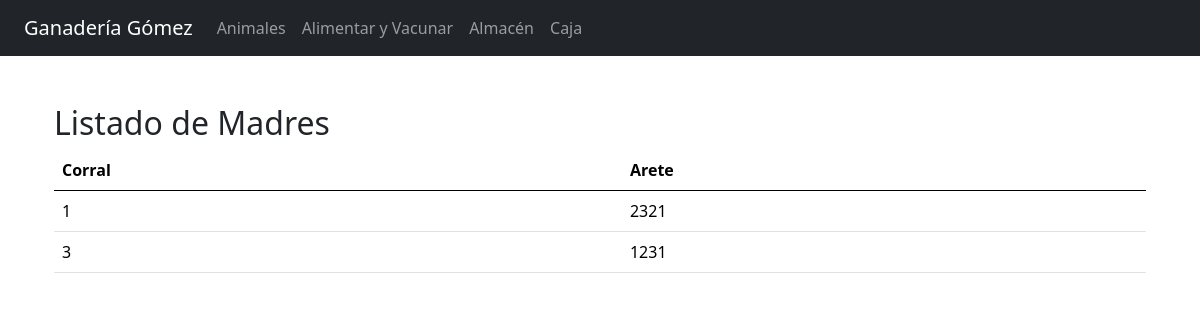
The page /www/puerinfo.php on the database its author committed.
### tables this page shows
CREATE TABLE `Animales` (
  `arete` int NOT NULL,
  `Id_corral` int DEFAULT NULL
);

### www/puerinfo.php (the view, shortened to what this page needs)
<?php
include("includes/header.php");
?>
<!DOCTYPE html>
<html lang="en">
<head>
    <link href="https://cdn.jsdelivr.net/npm/bootstrap@5.0.2/dist/css/bootstrap.min.css" rel="stylesheet">
</head>
<body>
<div class="container mt-5">
    <h2>Listado de Madres</h2>
    <?php
    $servername = "database";
    $username = "root";
    $password = "root";
    $dbname = "Granja";
    $conn = new mysqli($servername, $username, $password, $dbname);
    $sql = "SELECT arete, Id_corral FROM Animales";
    $result = $conn->query($sql);
    ?>
<table class="table">
        <thead>
            <tr>
                <th>Corral</th>
                <th>Arete</th>
            </tr>
        </thead>
        <tbody>
            <?php
            if ($result->num_rows > 0) {
                while($row = $result->fetch_assoc()) {
                    echo "<tr>";
                    echo "<td>" . $row["Id_corral"] . "</td>";
                    echo "<td>" . $row["arete"] . "</td>";
                    echo "</tr>";
                }
            } else {
                echo "<tr><td colspan='2'>No hay datos disponibles</td></tr>";
            }
            ?>
        </tbody>
    </table>
</div>
</body>
</html>

### rows shown on the page
animales: Id_corral "1", arete "2321"
animales: Id_corral "3", arete "1231"
